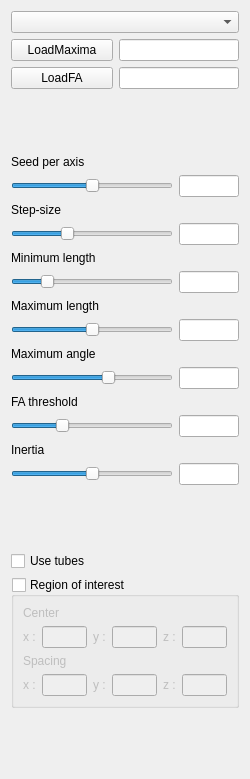
<?xml version="1.0" encoding="UTF-8"?>
<ui version="4.0">
 <class>FiberObjectSettingsWidget</class>
 <widget class="QWidget" name="FiberObjectSettingsWidget">
  <property name="geometry">
   <rect>
    <x>0</x>
    <y>0</y>
    <width>250</width>
    <height>779</height>
   </rect>
  </property>
  <property name="minimumSize">
   <size>
    <width>250</width>
    <height>0</height>
   </size>
  </property>
  <property name="windowTitle">
   <string>Form</string>
  </property>
  <layout class="QVBoxLayout" name="verticalLayout_2">
   <item>
    <widget class="QComboBox" name="DropDownListReferenceImage"/>
   </item>
   <item>
    <layout class="QHBoxLayout" name="horizontalLayout_7">
     <item>
      <widget class="QPushButton" name="loadMaximaButton">
       <property name="maximumSize">
        <size>
         <width>16777209</width>
         <height>16777214</height>
        </size>
       </property>
       <property name="text">
        <string>LoadMaxima</string>
       </property>
      </widget>
     </item>
     <item>
      <widget class="QLineEdit" name="maximaLineEdit">
       <property name="maximumSize">
        <size>
         <width>120</width>
         <height>16777215</height>
        </size>
       </property>
       <property name="readOnly">
        <bool>true</bool>
       </property>
      </widget>
     </item>
    </layout>
   </item>
   <item>
    <layout class="QHBoxLayout" name="horizontalLayout_8">
     <item>
      <widget class="QPushButton" name="loadFAButton">
       <property name="maximumSize">
        <size>
         <width>16777209</width>
         <height>16777214</height>
        </size>
       </property>
       <property name="text">
        <string>LoadFA</string>
       </property>
      </widget>
     </item>
     <item>
      <widget class="QLineEdit" name="FALineEdit">
       <property name="maximumSize">
        <size>
         <width>120</width>
         <height>16777215</height>
        </size>
       </property>
       <property name="readOnly">
        <bool>true</bool>
       </property>
      </widget>
     </item>
    </layout>
   </item>
   <item>
    <spacer name="verticalSpacer_3">
     <property name="orientation">
      <enum>Qt::Vertical</enum>
     </property>
     <property name="sizeHint" stdset="0">
      <size>
       <width>20</width>
       <height>40</height>
      </size>
     </property>
    </spacer>
   </item>
   <item>
    <widget class="QLabel" name="label">
     <property name="text">
      <string>Seed per axis</string>
     </property>
    </widget>
   </item>
   <item>
    <layout class="QHBoxLayout" name="horizontalLayout">
     <item>
      <widget class="QSlider" name="seedPerAxisSlider">
       <property name="minimum">
        <number>5</number>
       </property>
       <property name="maximum">
        <number>15</number>
       </property>
       <property name="singleStep">
        <number>1</number>
       </property>
       <property name="sliderPosition">
        <number>10</number>
       </property>
       <property name="orientation">
        <enum>Qt::Horizontal</enum>
       </property>
      </widget>
     </item>
     <item>
      <widget class="QLineEdit" name="seedPerAxisLineEdit">
       <property name="maximumSize">
        <size>
         <width>60</width>
         <height>16777215</height>
        </size>
       </property>
       <property name="readOnly">
        <bool>true</bool>
       </property>
      </widget>
     </item>
    </layout>
   </item>
   <item>
    <widget class="QLabel" name="label_2">
     <property name="text">
      <string>Step-size</string>
     </property>
    </widget>
   </item>
   <item>
    <layout class="QHBoxLayout" name="horizontalLayout_2">
     <item>
      <widget class="QSlider" name="stepSizeSlider">
       <property name="minimum">
        <number>5</number>
       </property>
       <property name="maximum">
        <number>20</number>
       </property>
       <property name="singleStep">
        <number>1</number>
       </property>
       <property name="pageStep">
        <number>10</number>
       </property>
       <property name="value">
        <number>10</number>
       </property>
       <property name="orientation">
        <enum>Qt::Horizontal</enum>
       </property>
      </widget>
     </item>
     <item>
      <widget class="QLineEdit" name="stepSizeLineEdit">
       <property name="maximumSize">
        <size>
         <width>60</width>
         <height>16777215</height>
        </size>
       </property>
       <property name="readOnly">
        <bool>true</bool>
       </property>
      </widget>
     </item>
    </layout>
   </item>
   <item>
    <widget class="QLabel" name="label_9">
     <property name="text">
      <string>Minimum length</string>
     </property>
    </widget>
   </item>
   <item>
    <layout class="QHBoxLayout" name="horizontalLayout_11">
     <item>
      <widget class="QSlider" name="minimumLengthSlider">
       <property name="minimum">
        <number>0</number>
       </property>
       <property name="maximum">
        <number>100</number>
       </property>
       <property name="singleStep">
        <number>10</number>
       </property>
       <property name="value">
        <number>20</number>
       </property>
       <property name="orientation">
        <enum>Qt::Horizontal</enum>
       </property>
      </widget>
     </item>
     <item>
      <widget class="QLineEdit" name="minimumLengthLineEdit">
       <property name="maximumSize">
        <size>
         <width>60</width>
         <height>16777215</height>
        </size>
       </property>
       <property name="readOnly">
        <bool>true</bool>
       </property>
      </widget>
     </item>
    </layout>
   </item>
   <item>
    <widget class="QLabel" name="label_10">
     <property name="text">
      <string>Maximum length</string>
     </property>
    </widget>
   </item>
   <item>
    <layout class="QHBoxLayout" name="horizontalLayout_13">
     <item>
      <widget class="QSlider" name="maximumLengthSlider">
       <property name="minimum">
        <number>100</number>
       </property>
       <property name="maximum">
        <number>300</number>
       </property>
       <property name="singleStep">
        <number>10</number>
       </property>
       <property name="value">
        <number>200</number>
       </property>
       <property name="orientation">
        <enum>Qt::Horizontal</enum>
       </property>
      </widget>
     </item>
     <item>
      <widget class="QLineEdit" name="maximumLengthLineEdit">
       <property name="maximumSize">
        <size>
         <width>60</width>
         <height>16777215</height>
        </size>
       </property>
       <property name="readOnly">
        <bool>true</bool>
       </property>
      </widget>
     </item>
    </layout>
   </item>
   <item>
    <widget class="QLabel" name="label_12">
     <property name="text">
      <string>Maximum angle</string>
     </property>
    </widget>
   </item>
   <item>
    <layout class="QHBoxLayout" name="horizontalLayout_12">
     <item>
      <widget class="QSlider" name="maximumAngleSlider">
       <property name="minimum">
        <number>10</number>
       </property>
       <property name="maximum">
        <number>75</number>
       </property>
       <property name="singleStep">
        <number>5</number>
       </property>
       <property name="pageStep">
        <number>5</number>
       </property>
       <property name="value">
        <number>50</number>
       </property>
       <property name="orientation">
        <enum>Qt::Horizontal</enum>
       </property>
      </widget>
     </item>
     <item>
      <widget class="QLineEdit" name="maximumAngleLineEdit">
       <property name="maximumSize">
        <size>
         <width>60</width>
         <height>16777215</height>
        </size>
       </property>
       <property name="readOnly">
        <bool>true</bool>
       </property>
      </widget>
     </item>
    </layout>
   </item>
   <item>
    <widget class="QLabel" name="label_11">
     <property name="text">
      <string>FA threshold</string>
     </property>
    </widget>
   </item>
   <item>
    <layout class="QHBoxLayout" name="horizontalLayout_14">
     <item>
      <widget class="QSlider" name="FAThresholdSlider">
       <property name="minimum">
        <number>0</number>
       </property>
       <property name="maximum">
        <number>50</number>
       </property>
       <property name="singleStep">
        <number>5</number>
       </property>
       <property name="pageStep">
        <number>1</number>
       </property>
       <property name="value">
        <number>15</number>
       </property>
       <property name="orientation">
        <enum>Qt::Horizontal</enum>
       </property>
      </widget>
     </item>
     <item>
      <widget class="QLineEdit" name="FAThresoldlineEdit">
       <property name="maximumSize">
        <size>
         <width>60</width>
         <height>16777215</height>
        </size>
       </property>
       <property name="readOnly">
        <bool>true</bool>
       </property>
      </widget>
     </item>
    </layout>
   </item>
   <item>
    <widget class="QLabel" name="label_13">
     <property name="text">
      <string>Inertia</string>
     </property>
    </widget>
   </item>
   <item>
    <layout class="QHBoxLayout" name="horizontalLayout_15">
     <item>
      <widget class="QSlider" name="InertiaSlider">
       <property name="minimum">
        <number>0</number>
       </property>
       <property name="maximum">
        <number>50</number>
       </property>
       <property name="singleStep">
        <number>5</number>
       </property>
       <property name="pageStep">
        <number>1</number>
       </property>
       <property name="value">
        <number>25</number>
       </property>
       <property name="orientation">
        <enum>Qt::Horizontal</enum>
       </property>
      </widget>
     </item>
     <item>
      <widget class="QLineEdit" name="InertiaEdit">
       <property name="maximumSize">
        <size>
         <width>60</width>
         <height>16777215</height>
        </size>
       </property>
       <property name="readOnly">
        <bool>true</bool>
       </property>
      </widget>
     </item>
    </layout>
   </item>
   <item>
    <spacer name="verticalSpacer_2">
     <property name="orientation">
      <enum>Qt::Vertical</enum>
     </property>
     <property name="sizeHint" stdset="0">
      <size>
       <width>20</width>
       <height>40</height>
      </size>
     </property>
    </spacer>
   </item>
   <item>
    <widget class="QCheckBox" name="useTubesCheckBox">
     <property name="text">
      <string>Use tubes</string>
     </property>
    </widget>
   </item>
   <item>
    <widget class="QGroupBox" name="roiGroupBox">
     <property name="title">
      <string>Region of interest</string>
     </property>
     <property name="checkable">
      <bool>true</bool>
     </property>
     <property name="checked">
      <bool>false</bool>
     </property>
     <layout class="QVBoxLayout" name="verticalLayout">
      <item>
       <widget class="QLabel" name="label_14">
        <property name="text">
         <string>Center</string>
        </property>
       </widget>
      </item>
      <item>
       <layout class="QHBoxLayout" name="horizontalLayout_3">
        <item>
         <widget class="QLabel" name="label_3">
          <property name="text">
           <string>x :</string>
          </property>
         </widget>
        </item>
        <item>
         <widget class="QLineEdit" name="xCenterLineEdit"/>
        </item>
        <item>
         <widget class="QLabel" name="label_4">
          <property name="text">
           <string>y :</string>
          </property>
         </widget>
        </item>
        <item>
         <widget class="QLineEdit" name="yCenterLineEdit">
          <property name="readOnly">
           <bool>false</bool>
          </property>
         </widget>
        </item>
        <item>
         <widget class="QLabel" name="label_5">
          <property name="text">
           <string>z :</string>
          </property>
         </widget>
        </item>
        <item>
         <widget class="QLineEdit" name="zCenterLineEdit">
          <property name="readOnly">
           <bool>false</bool>
          </property>
         </widget>
        </item>
       </layout>
      </item>
      <item>
       <layout class="QHBoxLayout" name="horizontalLayout_4"/>
      </item>
      <item>
       <widget class="QLabel" name="label_15">
        <property name="text">
         <string>Spacing</string>
        </property>
       </widget>
      </item>
      <item>
       <layout class="QHBoxLayout" name="horizontalLayout_5">
        <item>
         <widget class="QLabel" name="label_7">
          <property name="text">
           <string>x :</string>
          </property>
         </widget>
        </item>
        <item>
         <widget class="QLineEdit" name="xSpacingLineEdit">
          <property name="readOnly">
           <bool>false</bool>
          </property>
         </widget>
        </item>
        <item>
         <widget class="QLabel" name="label_6">
          <property name="text">
           <string>y :</string>
          </property>
         </widget>
        </item>
        <item>
         <widget class="QLineEdit" name="ySpacingLineEdit">
          <property name="readOnly">
           <bool>false</bool>
          </property>
         </widget>
        </item>
        <item>
         <widget class="QLabel" name="label_8">
          <property name="text">
           <string>z :</string>
          </property>
         </widget>
        </item>
        <item>
         <widget class="QLineEdit" name="zSpacingLineEdit">
          <property name="readOnly">
           <bool>false</bool>
          </property>
         </widget>
        </item>
       </layout>
      </item>
     </layout>
    </widget>
   </item>
   <item>
    <spacer name="verticalSpacer">
     <property name="orientation">
      <enum>Qt::Vertical</enum>
     </property>
     <property name="sizeHint" stdset="0">
      <size>
       <width>20</width>
       <height>40</height>
      </size>
     </property>
    </spacer>
   </item>
  </layout>
 </widget>
 <resources/>
 <connections/>
 <slots>
  <slot>ApplyButtonClicked()</slot>
  <slot>RangeSlidersValuesChanged(double,double)</slot>
  <slot>MidSliderValueChanged(double)</slot>
 </slots>
</ui>
